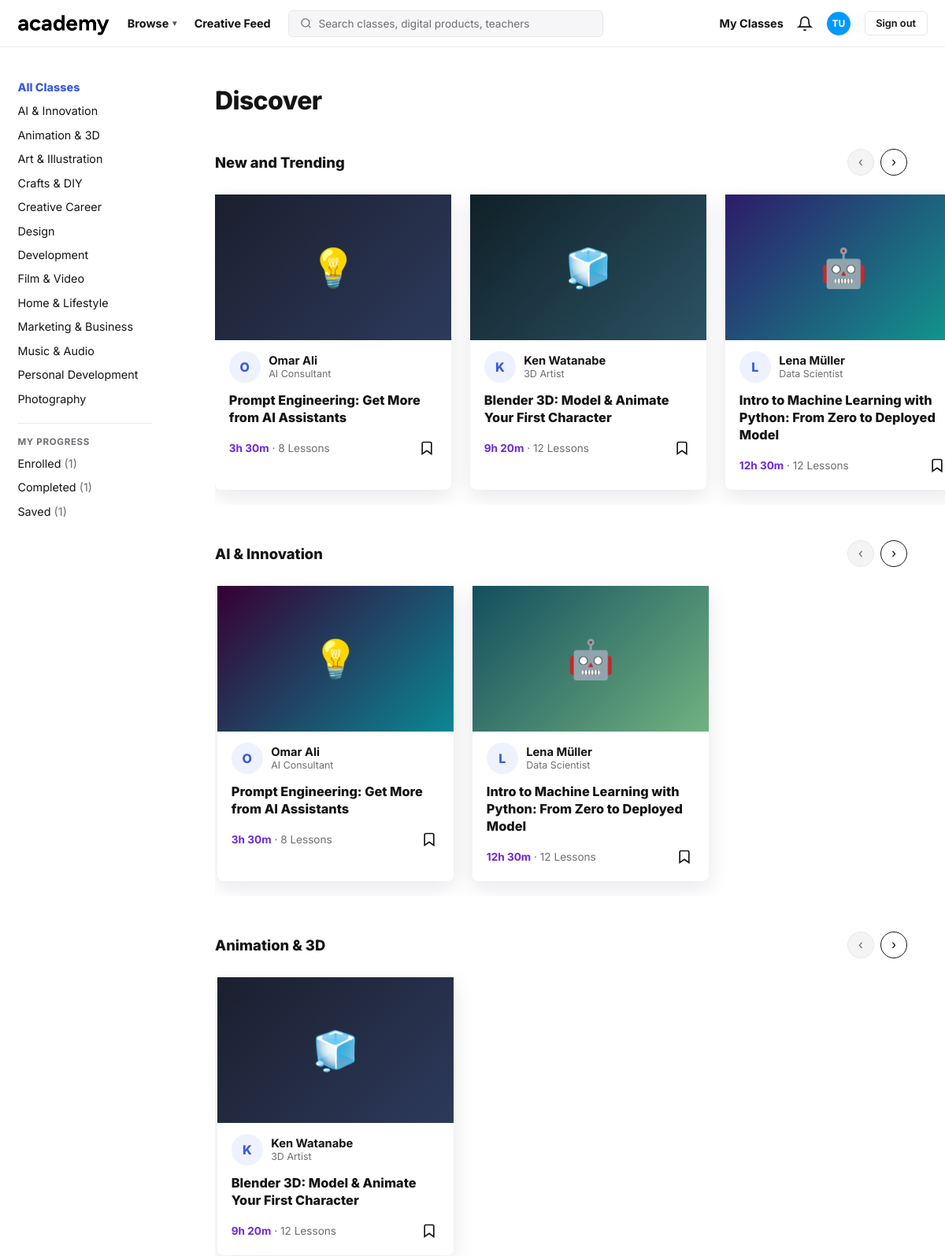
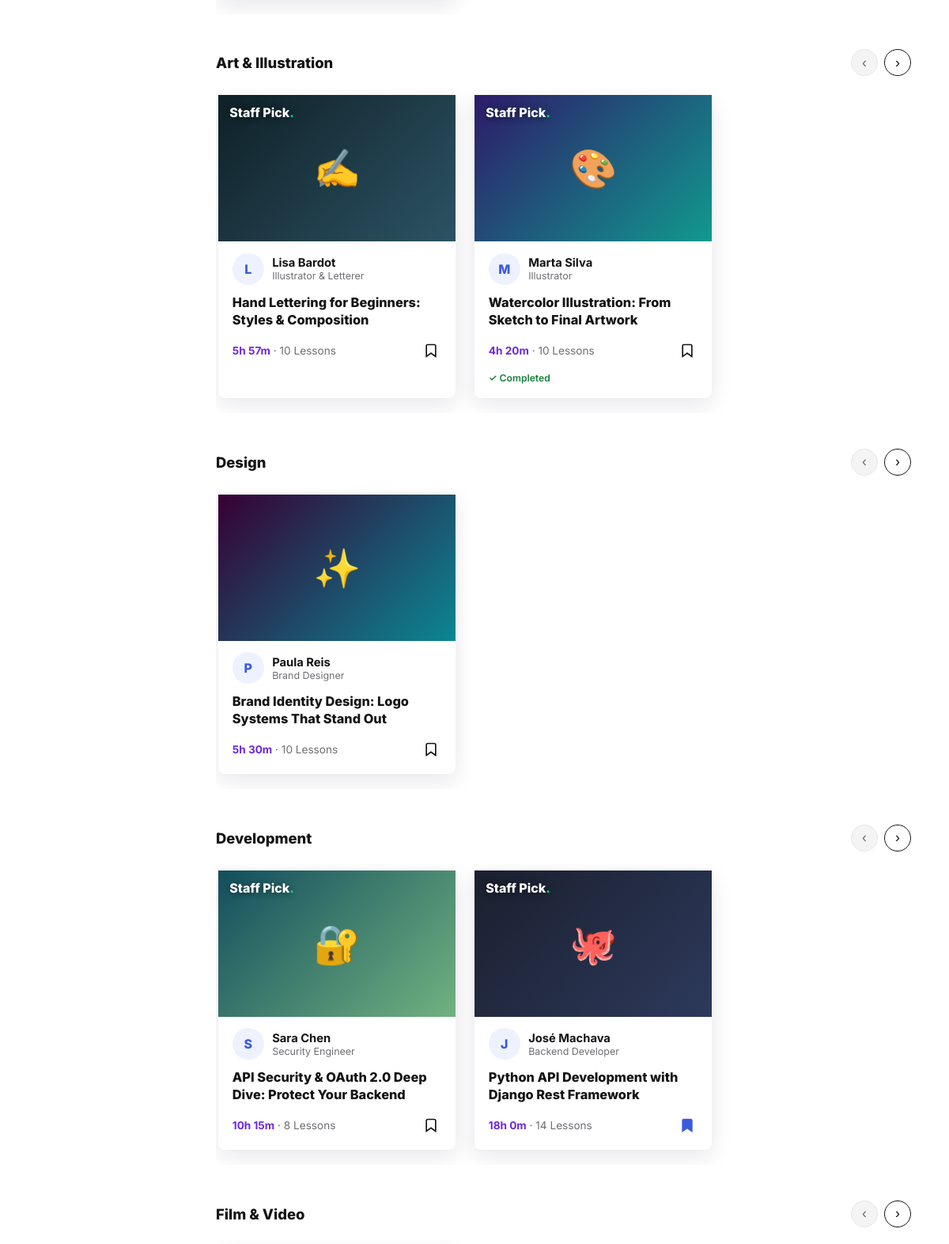
Page /dashboard/ (signed in, upper part) on the committed database (2 pictures, top to bottom).
### accounts/models.py (models this page shows, shortened)
class User(AbstractBaseUser, PermissionsMixin):
    email = models.EmailField(unique=True)
    first_name = models.CharField(max_length=100)
    last_name = models.CharField(max_length=100)
    is_active = models.BooleanField(default=True)
    is_staff = models.BooleanField(default=False)
    date_joined = models.DateTimeField(auto_now_add=True)
    USERNAME_FIELD = "email"
    REQUIRED_FIELDS = ["first_name", "last_name"]
    objects = UserManager()

class Course(models.Model):
    LEVEL_CHOICES = [
        ("beginner", "Beginner"),
        ("intermediate", "Intermediate"),
        ("advanced", "Advanced"),
    ]
    title = models.CharField(max_length=255)
    instructor = models.CharField(max_length=150, default="Academy Team")
    rating = models.DecimalField(max_digits=2, decimal_places=1, default=4.5)
    reviews = models.PositiveIntegerField(default=0)
    duration = models.CharField(max_length=50, default="6h 00m")
    students = models.CharField(max_length=50, default="1.0k")
    level = models.CharField(max_length=20, choices=LEVEL_CHOICES, default="beginner")
    tags = models.CharField(max_length=255, default="", blank=True)
    category = models.CharField(max_length=100, default="Development")
    extra_tags = models.PositiveIntegerField(default=0)
    role = models.CharField(max_length=150, default="Teacher")
    lessons = models.PositiveIntegerField(default=10)
    emoji = models.CharField(max_length=10, default="📚")
    is_new = models.BooleanField(default=False)
    staff_pick = models.BooleanField(default=False)
    is_free = models.BooleanField(default=True)
    created_at = models.DateTimeField(auto_now_add=True)
    def tag_list(self):
        return [t.strip() for t in self.tags.split(",") if t.strip()]

### accounts/views.py (the view)
# urls.py: path("dashboard/", views.dashboard_view, name="dashboard"),
@login_required
def dashboard_view(request):
    category = request.GET.get("category") or None
    query = request.GET.get("q") or None
    ctx = _course_context(request.user)
    all_courses = list(ctx["courses"])
    if category:
        all_courses = [c for c in all_courses if c.category == category]
        sections = [{"title": category, "courses": all_courses}]
    elif query:
        q = query.lower()
        found = [c for c in all_courses if q in c.title.lower()]
        sections = [{"title": f'Results for "{query}"', "courses": found}]
    else:
        new = [c for c in all_courses if c.is_new]
        trending = new + [c for c in all_courses if not c.is_new]
        sections = [{"title": "New and Trending", "courses": trending[:8]}]
        for cat in CATEGORIES:
            items = [c for c in all_courses if c.category == cat]
            if items:
                sections.append({"title": cat, "courses": items})
    ctx["sections"] = sections
    ctx["bottom"] = "all"
    return render(request, "dashboard.html", ctx)

### accounts/views.py (called while the page is built)
def ensure_demo_courses():
    if Course.objects.exists():
        return
    for data in DEMO_COURSES:
        Course.objects.create(**data)

### templates/dashboard.html (shortened to what this page needs)
{% load static %}
<!DOCTYPE html>
<html lang="en">
<head>
</head>
<body>
  <header>
    <a class="logo" href="{% url 'dashboard' %}"><img src="{% static 'images/logo.png' %}" alt="Academy"></a>
    <a class="top-link hide-m" href="{% url 'dashboard' %}">Browse <span class="caret">▾</span></a>
    <a class="top-link hide-m" href="{% url 'dashboard' %}">Creative Feed</a>
    <form class="search-form" method="get" action="{% url 'dashboard' %}">
      <div class="search-wrap">
        <svg width="15" height="15" viewBox="0 0 24 24" fill="none" stroke="currentColor" stroke-width="2"><circle cx="11" cy="11" r="8"/><line x1="21" y1="21" x2="16.65" y2="16.65"/></svg>
        <input type="text" name="q" value="{{ query|default:'' }}" placeholder="Search classes, digital products, teachers" />
      </div>
    </form>
    <nav class="top-right">
      <a class="top-link hide-m" href="{% url 'enrolled' %}">My Classes</a>
      <button class="bell" aria-label="Notifications">
        <svg width="20" height="20" viewBox="0 0 24 24" fill="none" stroke="currentColor" stroke-width="2"><path d="M18 8A6 6 0 006 8c0 7-3 9-3 9h18s-3-2-3-9"/><path d="M13.73 21a2 2 0 01-3.46 0"/></svg>
      </button>
      <div class="avatar">{{ user.first_name.0|default:"A" }}{{ user.last_name.0 }}</div>
      <a class="signout" href="{% url 'logout' %}">Sign out</a>
    </nav>
  </header>
  <div class="layout">
    <aside id="sidebar">
      <a class="side-link strong {% if not active_category %}active{% endif %}" href="{% url 'dashboard' %}">All Classes</a>
      {% for cat in categories %}
      <a class="side-link {% if active_category == cat %}active{% endif %}" href="{% url 'dashboard' %}?category={{ cat|urlencode }}">{{ cat }}</a>
      {% endfor %}
      <div class="side-sep"></div>
      <div class="side-label">My Progress</div>
      <a class="side-link {% if page == 'enrolled' %}active{% endif %}" href="{% url 'enrolled' %}">Enrolled <span class="side-count">({{ enrolled_count|default:0 }})</span></a>
      <a class="side-link {% if page == 'completed' %}active{% endif %}" href="{% url 'completed' %}">Completed <span class="side-count">({{ completed_count|default:0 }})</span></a>
      <a class="side-link {% if page == 'saved' %}active{% endif %}" href="{% url 'saved' %}">Saved <span class="side-count">({{ saved_count|default:0 }})</span></a>
    </aside>
    <main>
      <h1 class="page-title">{% if active_category %}{{ active_category }}{% elif query %}Results{% else %}Discover{% endif %}</h1>
      {% for section in sections %}
      <section class="cat-row">
        <div class="picks-head">
          <h2 class="detail-h">{{ section.title }}</h2>
          <div class="picks-arrows">
            <button class="row-prev" aria-label="Previous">‹</button>
            <button class="row-next" aria-label="Next">›</button>
          </div>
        </div>
        <div class="row-track">
          {% for course in section.courses %}
          <article class="d-card">
            <a class="d-cover {% cycle 'g0' 'g1' 'g2' 'g3' 'g4' %}" href="{% url 'course_detail' course.id %}">
              <span>{{ course.emoji }}</span>
              {% if course.staff_pick %}<span class="d-staff">Staff Pick<i>.</i></span>{% endif %}
            </a>
            <div class="d-teacher">
              <span class="d-avatar">{{ course.instructor|slice:":1" }}</span>
              <span class="d-tinfo"><strong>{{ course.instructor }}</strong><em>{{ course.role }}</em></span>
            </div>
            <a class="d-title" href="{% url 'course_detail' course.id %}">{{ course.title }}</a>
            <div class="d-foot">
              <span class="d-meta"><b>{{ course.duration }}</b> · {{ course.lessons }} Lessons</span>
              <form method="post" action="{% url 'toggle_save' course.id %}">
                <button type="submit" class="d-save {% if course.is_saved %}on{% endif %}" title="Save">
                  <svg viewBox="0 0 24 24" fill="{% if course.is_saved %}currentColor{% else %}none{% endif %}" stroke="currentColor" stroke-width="2"><path d="M19 21l-7-5-7 5V5a2 2 0 012-2h10a2 2 0 012 2z"/></svg>
                </button>
              </form>
            </div>
            {% if course.is_completed %}
            <div class="done-line pad">✓ Completed</div>
            {% endif %}
          </article>
          {% empty %}
          <div class="empty-state">
            <h3>No classes found</h3>
            <p>Try a different search or category.</p>
          </div>
          {% endfor %}
        </div>
      </section>
      {% empty %}
      <div class="empty-state">
        <h3>No classes found</h3>
        <p>Try a different search or category.</p>
      </div>
      {% endfor %}
    </main>
  </div>
</body>
</html>

### rows in the picture
User: first_name.0 "T", last_name.0 "U"
Course: emoji "💡", instructor "O", instructor "Omar Ali", role "AI Consultant", title "Prompt Engineering: Get More from AI Assistants", duration "3h 30m", lessons "8"
Course: emoji "🧊", instructor "K", instructor "Ken Watanabe", role "3D Artist", title "Blender 3D: Model & Animate Your First Character", duration "9h 20m", lessons "12"
Course: emoji "🤖", instructor "L", instructor "Lena Müller", role "Data Scientist", title "Intro to Machine Learning with Python: From Zero to Deployed Model", duration "12h 30m", lessons "12"
Course: emoji "✍️", staff_pick "Staff Pick", instructor "L", instructor "Lisa Bardot", role "Illustrator & Letterer", title "Hand Lettering for Beginners: Styles & Composition", duration "5h 57m", lessons "10"
Course: emoji "🎨", staff_pick "Staff Pick", instructor "M", instructor "Marta Silva", role "Illustrator", title "Watercolor Illustration: From Sketch to Final Artwork", duration "4h 20m", lessons "10", shows "✓ Completed"
Course: emoji "✨", instructor "P", instructor "Paula Reis", role "Brand Designer", title "Brand Identity Design: Logo Systems That Stand Out", duration "5h 30m", lessons "10"
Course: emoji "🔐", staff_pick "Staff Pick", instructor "S", instructor "Sara Chen", role "Security Engineer", title "API Security & OAuth 2.0 Deep Dive: Protect Your Backend", duration "10h 15m", lessons "8"
Course: emoji "🐙", staff_pick "Staff Pick", instructor "J", instructor "José Machava", role "Backend Developer", title "Python API Development with Django Rest Framework", duration "18h 0m", lessons "14"

### other values in the picture
{{ cat }} "AI & Innovation" "Animation & 3D" "Art & Illustration" "Crafts & DIY" "Creative Career" "Design" "Development" "Film & Video" "Home & Lifestyle" "Marketing & Business" "Music & Audio" "Personal Development" "Photography"
{{ enrolled_count|default:0 }} "1"
{{ completed_count|default:0 }} "1"
{{ saved_count|default:0 }} "1"
{{ section.title }} "New and Trending" "AI & Innovation" "Animation & 3D" "Art & Illustration" "Design" "Development" "Film & Video"
